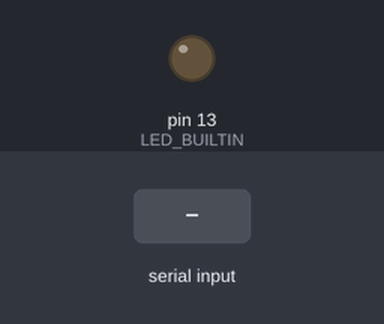
Bench run of a sketch on a simulated Arduino Uno, built with avr-gcc and run on an emulated ATmega328P. On the bench: output pins drawn as LEDs (lit = HIGH). Inputs (shaded band) come from the test bench.

Above: at 1.2 s.
1.3 s: "1" received over Serial
At 2.1 s:
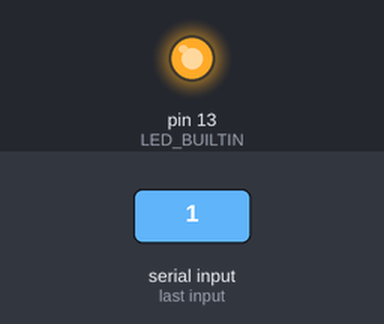
2.8 s: "0" received over Serial
At 3.2 s:
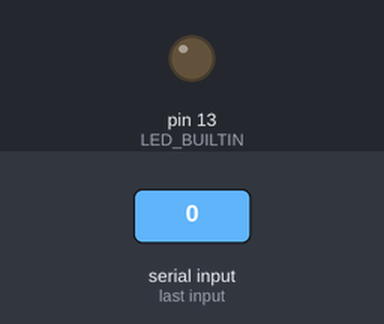
Timing chart, 0 to 5.8 s (numbered marks = the images above; inputs shaded):
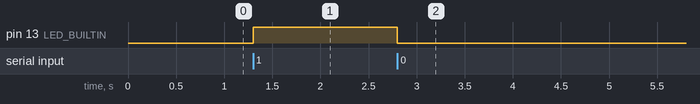

The sketch:

test1.ino
```cpp
char serialChar='q';
void setup() {
  pinMode(LED_BUILTIN, OUTPUT);
  Serial.begin(9600);
}

void loop() {
  if(Serial.available()>0){
    serialChar=Serial.read();

    if(serialChar=='1'){
      digitalWrite(LED_BUILTIN, HIGH);
      delay(288);
    }

    if(serialChar=='0'){
      digitalWrite(LED_BUILTIN, LOW);
      delay(288);
    }

  }

}
```

Measured:
- after the input at 1.3 s, pin 13 (LED_BUILTIN): LOW → HIGH at once
- after the input at 2.8 s, pin 13 (LED_BUILTIN): HIGH → LOW at once
